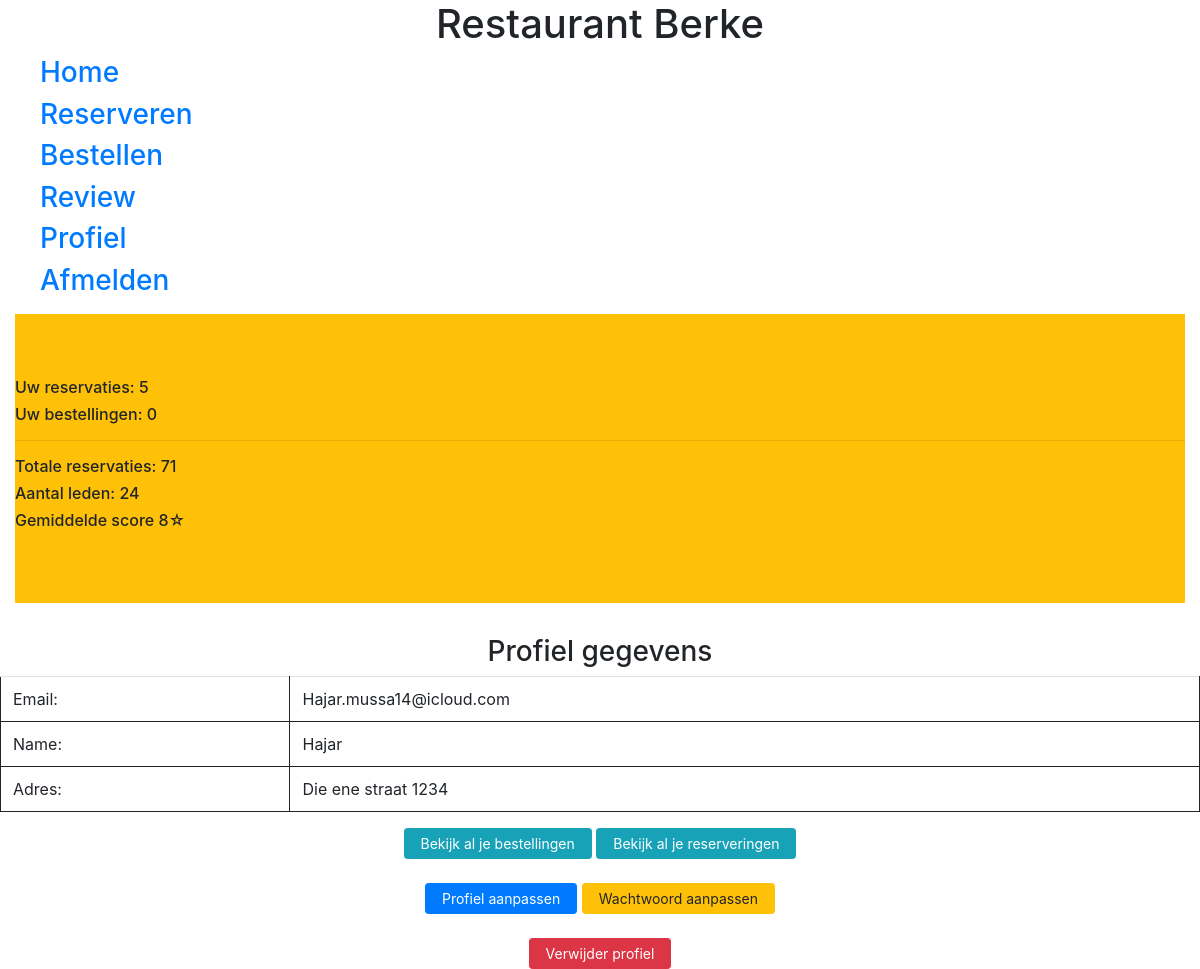
/guestbook/assets/member/profile.php (signed in), run on the app's committed database.
### tables this page shows
CREATE TABLE `user` (
  `id` int(11) NOT NULL,
  `name` varchar(255) NOT NULL,
  `email` varchar(255) NOT NULL,
  `password` varchar(255) NOT NULL,
  `reservations` int(11) DEFAULT 0,
  `adres` varchar(255) NOT NULL,
  `role` varchar(255) NOT NULL
);

### guestbook/assets/member/profile.php (the view, shortened to what this page needs)
<?php
include_once("./userStructure.php");
?>
<html>
<div class="container">
    <h3 class="text-center">Profiel gegevens</h3>
</div>
<table class="table align-middle">
    <tbody>
    <tr>
        <td>Email:</td>
        <td><?= $_SESSION['user']->email ?></td>
    </tr>
    <tr>
        <td>Name:</td>
        <td><?= $_SESSION['user']->name ?></td>
    </tr>
    <tr>
        <td>Adres:</td>
        <td><?= $_SESSION['user']->adres ?></td>
    </tr>
    </tbody>
</table>
<center>
    <a type="button" class="btn btn-info btn-sm px-3" href="../member/showOrder.php">Bekijk al je bestellingen</a>
    <a type="button" class="btn btn-info btn-sm px-3" href="../member/showReservation.php">Bekijk al je reserveringen</a>
</center>
<br>
<center>
    <a type="button" class="btn btn-primary btn-sm px-3" href="../member/editProfile.php">Profiel aanpassen</a>
    <a type="button" class="btn btn-warning btn-sm px-3" href="../member/changePassword.php">Wachtwoord aanpassen</a>
</center>
<br>
<center>
    <a type="button" class="btn btn-danger btn-sm px-3 delbut" href="../member/deleteProfile.php">Verwijder profiel</a>
</center>
</html>

### guestbook/assets/css/style.css (style rules this page uses)
table, th, td { border: 1px solid; }

### data on the page
user: email "Hajar.mussa14@icloud.com", name "Hajar", adres "Die ene straat 1234"

### other printed values
$userTotalReservations "5"
$userTotalOrders "0"
$numberOfReservations "71"
$numberOfMembers "24"
$average "8"
